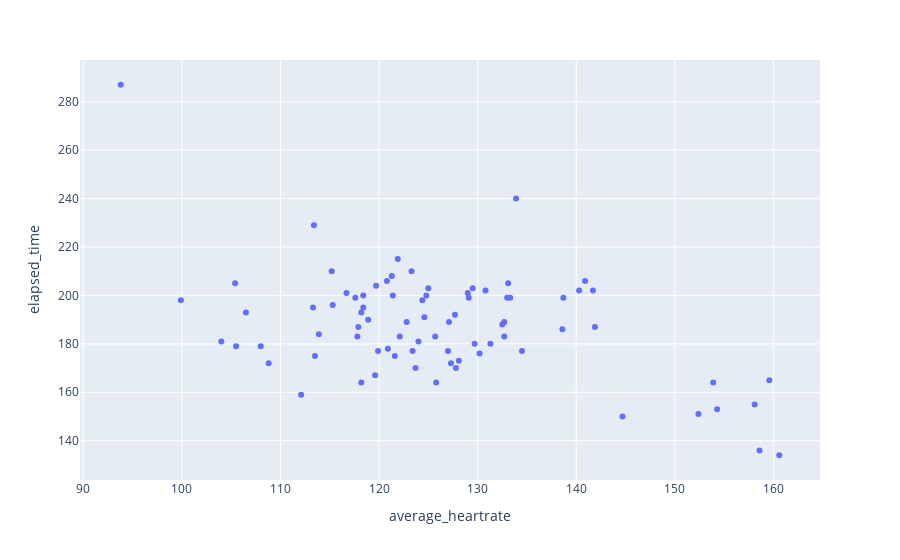

Notebook source saved alongside this figure:
### Code cell
cond = df.segment_id == 12580876
# make a plotly scatter plot of max_heartrate and elapsed_time for the segment with id 12580876
fig = px.scatter(df[cond], x="average_heartrate", y="elapsed_time", hover_data=["start_date", "activity_type", "segment_count", "rank_min"])
fig.show()

### Figure 1 — Plotly figure (JSON) as saved in the notebook; plotly's stock layout.template omitted (floating-point values rounded to 4 significant figures; data arrays with more than 128 entries replaced by an {"elided": "..."} marker saying what was removed)
{"data": [{"customdata": {"elided": "81x4 mixed values"}, "hovertemplate": "average_heartrate=%{x}<br>elapsed_time=%{y}<br>start_date=%{customdata[0]}<br>activity_type=%{customdata[1]}<br>segment_count=%{customdata[2]}<br>rank_min=%{customdata[3]}<extra></extra>", "legendgroup": "", "marker": {"color": "#636efa", "symbol": "circle"}, "mode": "markers", "name": "", "orientation": "v", "showlegend": false, "type": "scatter", "x": [119.6, 118.2, 105.5, 121.6, 134.5, 138.6, 127, 113.3, 113.5, 127.7, 119.7, 127.3, 118.9, 122.8, 108, 132.7, 113.9, 117.8, 124.6, 130.2, 125.7, 104, 118.2, 99.9, 117.9, 115.2, 141.9, 127.1, 123.3, 113.4, 116.7, 130.8, 129.5, 140.9, 120.8, 132.5, 117.6, 129.1, 121.9, 124.4, 138.7, 141.7, 122.1, 118.4, 120.9, 133, 129, 140.3, 125, 124.8, 115.3, 121.4, 121.3, 118.4, 133.9, 133.1, 123.4, 124, 133.3, 131.3, 108.8, 119.9, 123.7, 106.5, 129.7, 112.1, 105.4, 128.1, 127.8, 132.7, 125.8, 152.4, 158.6, 144.7, 93.8, 154.3, 159.6, 158.1, 153.9, null, 160.6], "xaxis": "x", "y": [167, 164, 179, 175, 177, 186, 177, 195, 175, 192, 204, 172, 190, 189, 179, 189, 184, 183, 191, 176, 183, 181, 193, 198, 187, 210, 187, 189, 210, 229, 201, 202, 203, 206, 206, 188, 199, 199, 215, 198, 199, 202, 183, 195, 178, 199, 201, 202, 203, 200, 196, 200, 208, 200, 240, 205, 177, 181, 199, 180, 172, 177, 170, 193, 180, 159, 205, 173, 170, 183, 164, 151, 136, 150, 287, 153, 165, 155, 164, 156, 134], "yaxis": "y"}], "layout": {"legend": {"tracegroupgap": 0}, "margin": {"t": 60}, "xaxis": {"anchor": "y", "domain": [0, 1], "title": {"text": "average_heartrate"}}, "yaxis": {"anchor": "x", "domain": [0, 1], "title": {"text": "elapsed_time"}}}}
